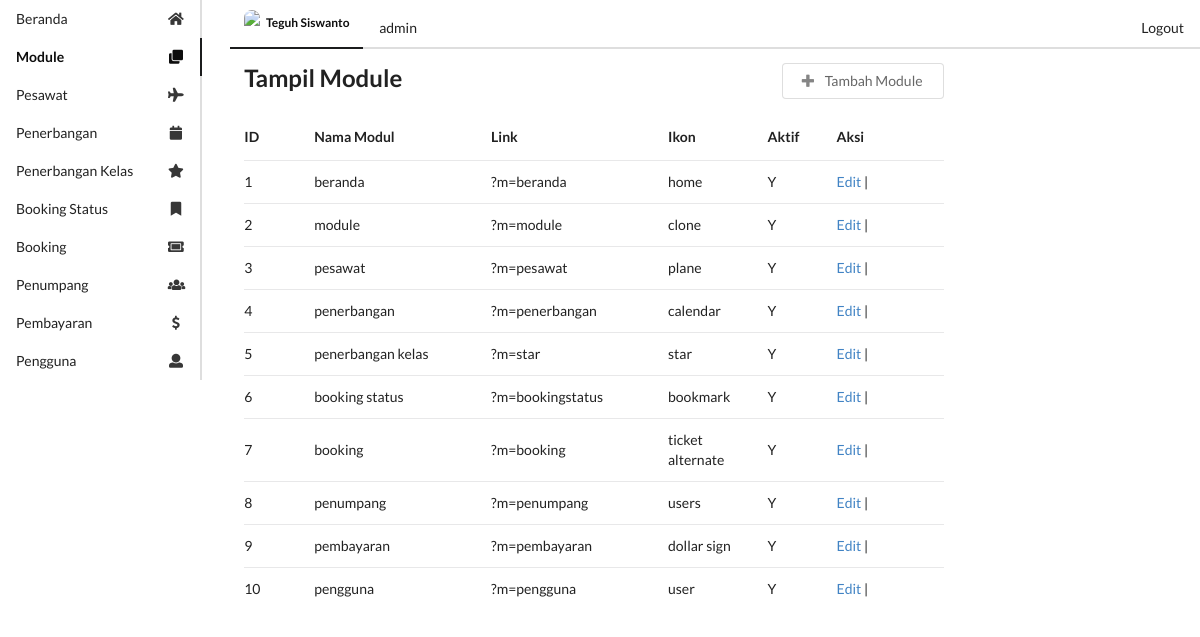
The app's page /u/media.php?m=module (signed in) with its own data.
### tables this page shows
create table module(
    module_id int primary key auto_increment,
    module_name varchar(50) not null,
    link varchar(50),
    icon varchar(50),
    active enum('Y','N') not null default 'Y'
);

### config/functions.php (called while the page is built, shortened)
<?php
function dbConnect()
{
    $db = new mysqli("localhost", "root", "siswanto123321", "atol_flight");
    return $db;
}
function getListModule()
{
    $db = dbConnect();
    if ($db->connect_errno == 0) {
        $res = $db->query("SELECT * FROM module WHERE active='Y' ");
        if ($res) {
            $data = $res->fetch_all(MYSQLI_ASSOC);
            return $data;
        } else {
            return false;
        }
    } else {
        return false;
    }
}
class Module
{
    function getListModule()
    {
        $conn = dbConnect();
        if ($conn->connect_errno == 0) {
            $sql = "SELECT * FROM module";
            $res = $conn->query($sql);
            if ($res) {
                $data = $res->fetch_all(MYSQLI_ASSOC);
                return $data;
            } else {
                return false;
            }
        } else {
            return false;
        }
    }
}

### u/module/mod_module/module.php (the view, shortened to what this page needs)
<?php
$m = $_GET['m'];
$act = isset($_GET['act']) ? $_GET['act'] : '';
$module = new Module();
switch ($act) {
    default:
        echo "
        <div class='ui stackable grid container'>
            <div class='eight wide column'>
                <h2 class=''>Tampil Module</h2>
            </div>
            <div class='four wide column'>
                <a onclick=window.location.href='?m=$m&act=tambah' class='ui basic button right floated'>
                <i class='icon plus'></i>
                    Tambah Module
                </a>
            </div>
            <div class='twelve wide column'>
                <table class='ui selectable very basic table'>
                <thead>
                <tr>
                <th class='one wide'>ID</th>
                <th class='three wide'>Nama Modul</th>
                <th class='three wide'>Link</th>
                <th class='one wide'>Ikon</th>
                <th class='one wide'>Aktif</th>
                <th class='two wide'>Aksi</th>
                </tr>
                </thead>
                <tbody>";
        $dataModule = $module->getListModule();
        foreach ($dataModule as $data) {
            echo "<tr>
                <td>$data[module_id]</td>
                <td>$data[module_name]</td>
                <td>$data[link]</td>
                <td>$data[icon]</td>
                <td>$data[active]</td>
                <td>
                <a href='?m=$m&act=edit&id=$data[module_id]'>Edit</a> | ";
            echo "
                </td>
                </tr>";
        }
        echo "
                </tbody>
                </table>
            </div>
        </div>
            ";
        break;
    case "tambah": ?>
        <?php
} ?>

### u/menu.php
<?php
if (empty($_SESSION['username']) && empty($_SESSION['password'])) {
    header("location:index.php?error=8");
} else {
    include "../config/functions.php";
    $dataModule = getListModule();
    foreach ($dataModule as $data) {
        $module_name = str_replace(' ', '', strtolower($data['module_name']));
        ($_GET['m'] == $module_name) ? $active = "active" : $active = "";
        echo "<a href='$data[link]' class='item $active' style='text-transform:capitalize;'>
           <i class='$data[icon] icon'></i> $data[module_name]
        </a>";
    }
}

### records on screen
module: module_name "Beranda", module_id "1", module_name "beranda", link "?m=beranda", icon "home", active "Y"
module: module_name "Module", module_id "2", module_name "module", link "?m=module", icon "clone", active "Y"
module: module_name "Pesawat", module_id "3", module_name "pesawat", link "?m=pesawat", icon "plane", active "Y"
module: module_name "Penerbangan", module_id "4", module_name "penerbangan", link "?m=penerbangan", icon "calendar", active "Y"
module: module_name "Penerbangan Kelas", module_id "5", module_name "penerbangan kelas", link "?m=star", icon "star", active "Y"
module: module_name "Booking Status", module_id "6", module_name "booking status", link "?m=bookingstatus", icon "bookmark", active "Y"
module: module_name "Booking", module_id "7", module_name "booking", link "?m=booking", icon "ticket alternate", active "Y"
module: module_name "Penumpang", module_id "8", module_name "penumpang", link "?m=penumpang", icon "users", active "Y"
module: module_name "Pembayaran", module_id "9", module_name "pembayaran", link "?m=pembayaran", icon "dollar sign", active "Y"
module: module_name "Pengguna", module_id "10", module_name "pengguna", link "?m=pengguna", icon "user", active "Y"

### other values on screen
$_SESSION[full_name] "Teguh Siswanto"
$_SESSION[position] "admin"
